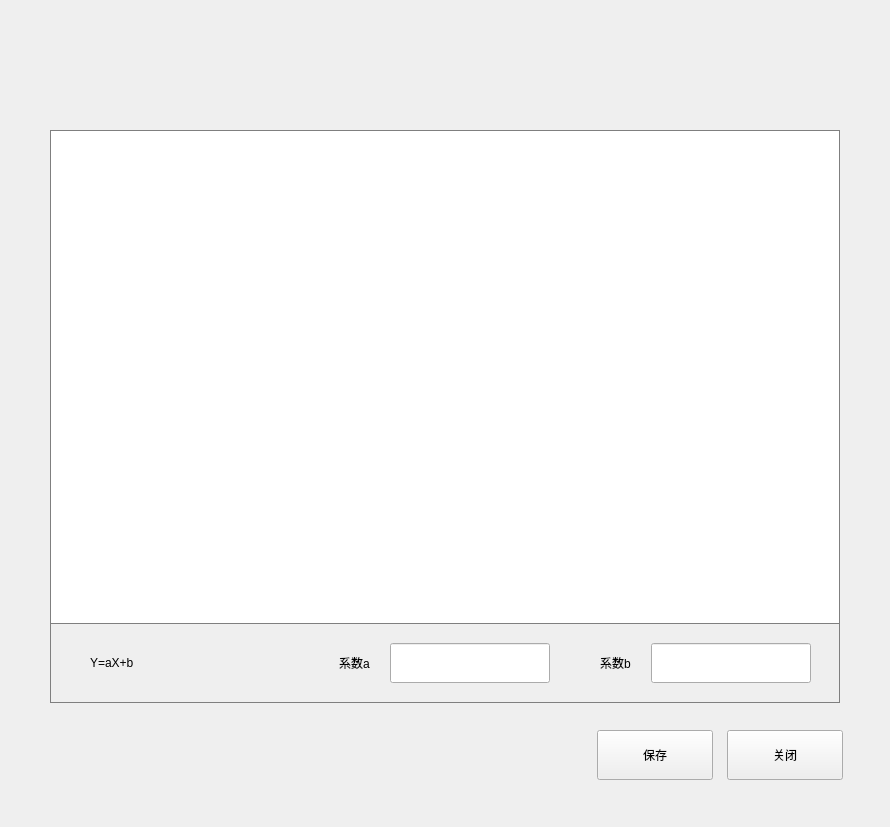
<?xml version="1.0" encoding="UTF-8"?>
<ui version="4.0">
 <class>QMachineFactor</class>
 <widget class="QWidget" name="QMachineFactor">
  <property name="geometry">
   <rect>
    <x>0</x>
    <y>0</y>
    <width>890</width>
    <height>827</height>
   </rect>
  </property>
  <property name="windowTitle">
   <string>QCaliBratePostionEdit</string>
  </property>
  <widget class="QTableView" name="tableView">
   <property name="geometry">
    <rect>
     <x>50</x>
     <y>130</y>
     <width>790</width>
     <height>494</height>
    </rect>
   </property>
   <property name="selectionMode">
    <enum>QAbstractItemView::SingleSelection</enum>
   </property>
   <property name="selectionBehavior">
    <enum>QAbstractItemView::SelectRows</enum>
   </property>
   <property name="horizontalScrollMode">
    <enum>QAbstractItemView::ScrollPerPixel</enum>
   </property>
   <property name="showGrid">
    <bool>false</bool>
   </property>
   <attribute name="horizontalHeaderCascadingSectionResizes">
    <bool>false</bool>
   </attribute>
   <attribute name="horizontalHeaderDefaultSectionSize">
    <number>190</number>
   </attribute>
   <attribute name="horizontalHeaderHighlightSections">
    <bool>false</bool>
   </attribute>
   <attribute name="horizontalHeaderStretchLastSection">
    <bool>false</bool>
   </attribute>
   <attribute name="verticalHeaderVisible">
    <bool>false</bool>
   </attribute>
   <attribute name="verticalHeaderDefaultSectionSize">
    <number>45</number>
   </attribute>
  </widget>
  <widget class="QPushButton" name="cls_Button">
   <property name="geometry">
    <rect>
     <x>727</x>
     <y>730</y>
     <width>116</width>
     <height>50</height>
    </rect>
   </property>
   <property name="focusPolicy">
    <enum>Qt::NoFocus</enum>
   </property>
   <property name="text">
    <string>关闭</string>
   </property>
   <property name="buttons" stdset="0">
    <string>btn_dlg</string>
   </property>
  </widget>
  <widget class="QPushButton" name="save_btn">
   <property name="geometry">
    <rect>
     <x>597</x>
     <y>730</y>
     <width>116</width>
     <height>50</height>
    </rect>
   </property>
   <property name="focusPolicy">
    <enum>Qt::NoFocus</enum>
   </property>
   <property name="text">
    <string>保存</string>
   </property>
   <property name="buttons" stdset="0">
    <string>btn_dlg</string>
   </property>
  </widget>
  <widget class="QWidget" name="radioButtons" native="true">
   <property name="geometry">
    <rect>
     <x>27</x>
     <y>79</y>
     <width>831</width>
     <height>41</height>
    </rect>
   </property>
  </widget>
  <widget class="QFrame" name="line_h">
   <property name="geometry">
    <rect>
     <x>50</x>
     <y>130</y>
     <width>790</width>
     <height>1</height>
    </rect>
   </property>
   <property name="styleSheet">
    <string notr="true">background: #a4a4a4;</string>
   </property>
   <property name="frameShape">
    <enum>QFrame::StyledPanel</enum>
   </property>
   <property name="frameShadow">
    <enum>QFrame::Raised</enum>
   </property>
   <property name="lines" stdset="0">
    <string>solid</string>
   </property>
  </widget>
  <widget class="QFrame" name="line_h_2">
   <property name="geometry">
    <rect>
     <x>50</x>
     <y>623</y>
     <width>790</width>
     <height>1</height>
    </rect>
   </property>
   <property name="styleSheet">
    <string notr="true">background: #a4a4a4;</string>
   </property>
   <property name="frameShape">
    <enum>QFrame::StyledPanel</enum>
   </property>
   <property name="frameShadow">
    <enum>QFrame::Raised</enum>
   </property>
   <property name="lines" stdset="0">
    <string>solid</string>
   </property>
  </widget>
  <widget class="QFrame" name="line_v">
   <property name="geometry">
    <rect>
     <x>50</x>
     <y>130</y>
     <width>1</width>
     <height>572</height>
    </rect>
   </property>
   <property name="styleSheet">
    <string notr="true">background: #a4a4a4;</string>
   </property>
   <property name="frameShape">
    <enum>QFrame::StyledPanel</enum>
   </property>
   <property name="frameShadow">
    <enum>QFrame::Raised</enum>
   </property>
   <property name="lines" stdset="0">
    <string>solid</string>
   </property>
  </widget>
  <widget class="QFrame" name="line_v_2">
   <property name="geometry">
    <rect>
     <x>839</x>
     <y>130</y>
     <width>1</width>
     <height>572</height>
    </rect>
   </property>
   <property name="styleSheet">
    <string notr="true">background: #a4a4a4;</string>
   </property>
   <property name="frameShape">
    <enum>QFrame::StyledPanel</enum>
   </property>
   <property name="frameShadow">
    <enum>QFrame::Raised</enum>
   </property>
   <property name="lines" stdset="0">
    <string>solid</string>
   </property>
  </widget>
  <widget class="QLabel" name="label">
   <property name="geometry">
    <rect>
     <x>51</x>
     <y>624</y>
     <width>788</width>
     <height>78</height>
    </rect>
   </property>
   <property name="text">
    <string/>
   </property>
   <property name="bks" stdset="0">
    <string>gray</string>
   </property>
  </widget>
  <widget class="QFrame" name="line_h_3">
   <property name="geometry">
    <rect>
     <x>50</x>
     <y>702</y>
     <width>790</width>
     <height>1</height>
    </rect>
   </property>
   <property name="styleSheet">
    <string notr="true">background: #a4a4a4;</string>
   </property>
   <property name="frameShape">
    <enum>QFrame::StyledPanel</enum>
   </property>
   <property name="frameShadow">
    <enum>QFrame::Raised</enum>
   </property>
   <property name="lines" stdset="0">
    <string>solid</string>
   </property>
  </widget>
  <widget class="QWidget" name="widget1" native="true">
   <property name="geometry">
    <rect>
     <x>90</x>
     <y>641</y>
     <width>721</width>
     <height>44</height>
    </rect>
   </property>
   <layout class="QHBoxLayout" name="horizontalLayout_3">
    <property name="spacing">
     <number>50</number>
    </property>
    <property name="leftMargin">
     <number>0</number>
    </property>
    <property name="topMargin">
     <number>0</number>
    </property>
    <property name="rightMargin">
     <number>0</number>
    </property>
    <property name="bottomMargin">
     <number>0</number>
    </property>
    <item>
     <widget class="QLabel" name="formula">
      <property name="text">
       <string>Y=aX+b</string>
      </property>
     </widget>
    </item>
    <item>
     <spacer name="horizontalSpacer">
      <property name="orientation">
       <enum>Qt::Horizontal</enum>
      </property>
      <property name="sizeHint" stdset="0">
       <size>
        <width>40</width>
        <height>20</height>
       </size>
      </property>
     </spacer>
    </item>
    <item>
     <widget class="QWidget" name="widget2" native="true">
      <layout class="QHBoxLayout" name="horizontalLayout">
       <property name="spacing">
        <number>20</number>
       </property>
       <property name="leftMargin">
        <number>0</number>
       </property>
       <property name="topMargin">
        <number>0</number>
       </property>
       <property name="rightMargin">
        <number>0</number>
       </property>
       <property name="bottomMargin">
        <number>0</number>
       </property>
       <item>
        <widget class="QLabel" name="factorA">
         <property name="text">
          <string>系数a</string>
         </property>
        </widget>
       </item>
       <item>
        <widget class="QLineEdit" name="factorA_edit">
         <property name="minimumSize">
          <size>
           <width>160</width>
           <height>40</height>
          </size>
         </property>
        </widget>
       </item>
      </layout>
     </widget>
    </item>
    <item>
     <widget class="QWidget" name="widget" native="true">
      <layout class="QHBoxLayout" name="horizontalLayout_2">
       <property name="spacing">
        <number>20</number>
       </property>
       <property name="leftMargin">
        <number>0</number>
       </property>
       <property name="topMargin">
        <number>0</number>
       </property>
       <property name="rightMargin">
        <number>0</number>
       </property>
       <property name="bottomMargin">
        <number>0</number>
       </property>
       <item>
        <widget class="QLabel" name="factorB">
         <property name="text">
          <string>系数b</string>
         </property>
        </widget>
       </item>
       <item>
        <widget class="QLineEdit" name="factorB_edit">
         <property name="minimumSize">
          <size>
           <width>160</width>
           <height>40</height>
          </size>
         </property>
        </widget>
       </item>
      </layout>
     </widget>
    </item>
   </layout>
  </widget>
 </widget>
 <layoutdefault spacing="6" margin="11"/>
 <resources/>
 <connections/>
</ui>
